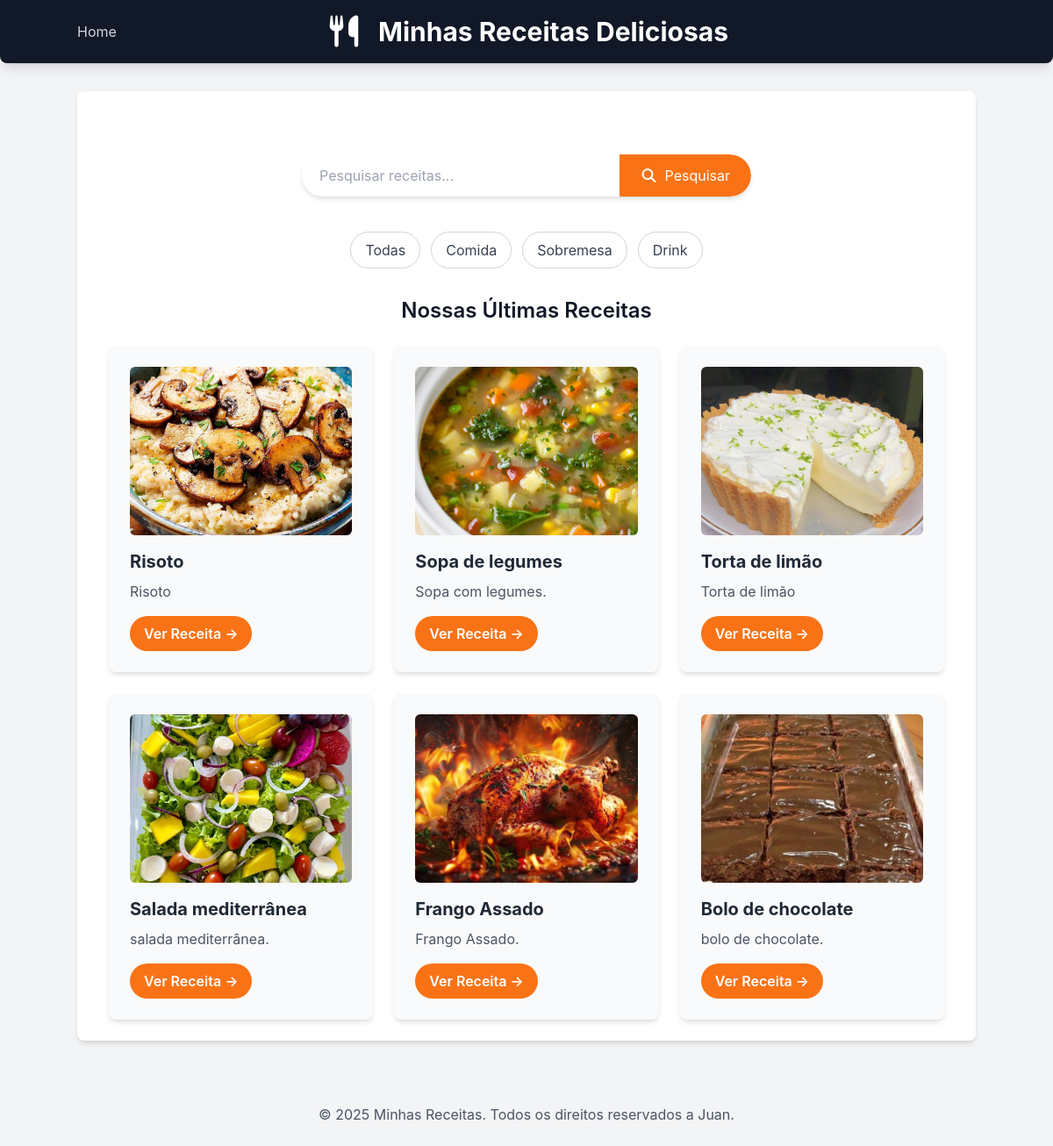
The page /receitas/ on the database as committed earlier.
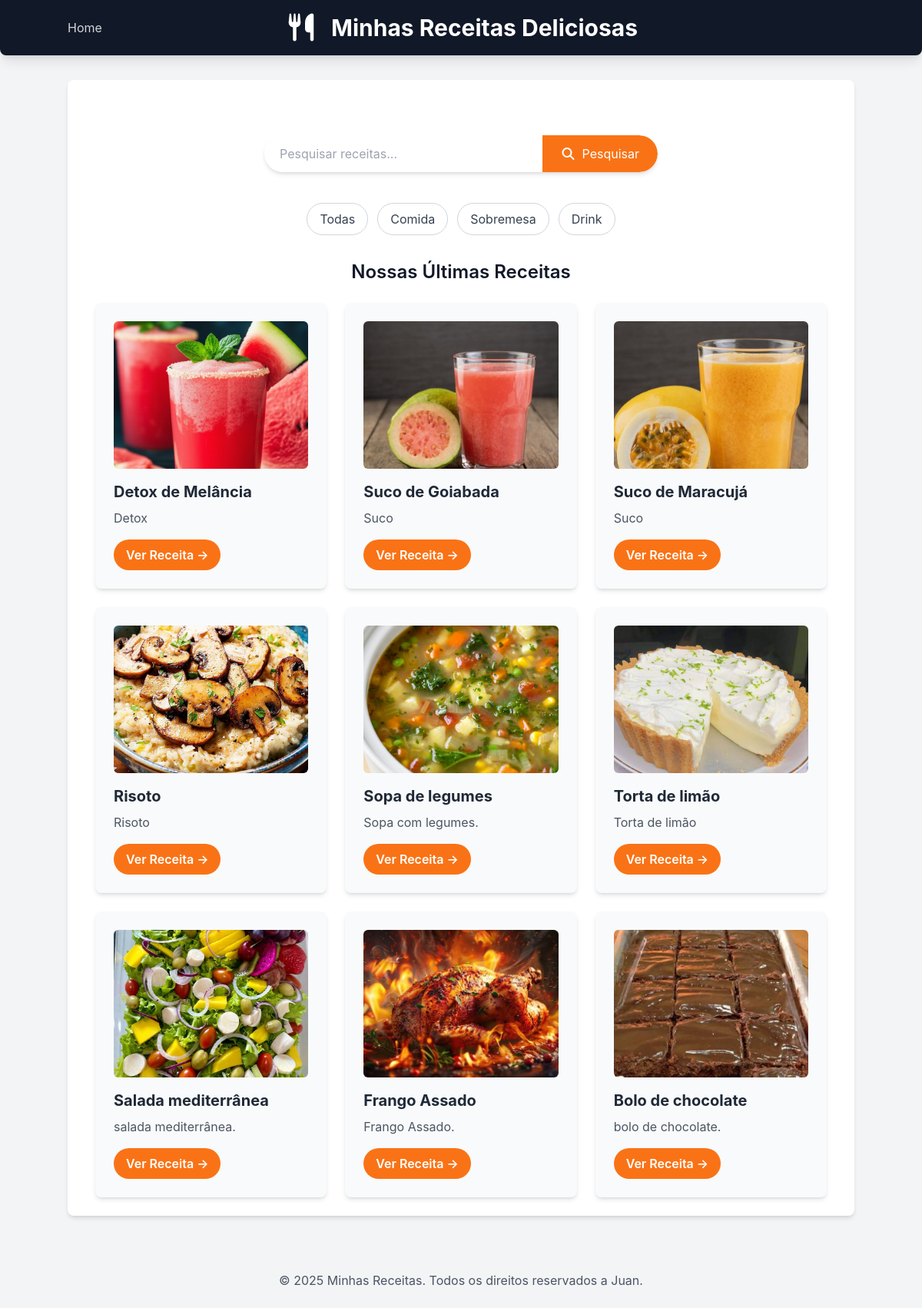
The same page on the database as committed later.
### receitas/models.py (models this page shows, shortened)
class Receita(models.Model):
    CATEGORIAS = [
        ('comida', 'Comida'),
        ('sobremesa', 'Sobremesa'),
        ('drink', 'Drink'),
    ]
    title = models.CharField("Título", max_length=200)
    description = models.TextField("Descrição")
    ingredients = models.TextField("Ingredientes")
    instructions = models.TextField("Modo de preparo")
    image = models.ImageField(
        "Imagem",
        upload_to='receitas/images',
        blank=True,
        null=True
    )
    categoria = models.CharField(
        "Categoria",
        max_length=20,
        choices=CATEGORIAS,
        default='comida'
    )
    created_at = models.DateTimeField(auto_now_add=True)
    updated_at = models.DateTimeField(auto_now=True)
    class Meta:
        verbose_name = "Receita"
        verbose_name_plural = "Receitas"
        ordering = ['-created_at']

### receitas/views.py (the view)
# urls.py: 2. Add a URL to urlpatterns:  path('', views.home, name='home')
def home(request):
    categoria_slug = request.GET.get('categoria')
    categorias_choices = [choice[0] for choice in Receita.CATEGORIAS]
    if categoria_slug:
        receitas = Receita.objects.filter(categoria=categoria_slug)
        categorias_selecionada = categoria_slug
    else:
        receitas = Receita.objects.all()
        categorias_selecionada = None
    return render(request, 'receitas/home.html', {
        'receitas': receitas,
        'categorias': categorias_choices,
        'categoria_selecionada': categorias_selecionada,
    })

### receitas/templates/receitas/home.html (shortened to what this page needs)
{% extends "receitas/base.html" %}
{% block content %}
<section class="container mx-auto mt-8 p-4 flex justify-center">
    <form method="get" action="{% url 'pesquisar_receitas' %}" class="w-full max-w-lg flex bg-white rounded-full shadow-md overflow-hidden">
        <input
            type="text"
            name="q"
            placeholder="Pesquisar receitas..."
            class="flex-grow p-3 text-gray-700 focus:outline-none focus:ring-2 focus:ring-orange-500 rounded-l-full pl-5">
        <button type="submit" class="bg-orange-500 hover:bg-orange-600 text-white p-3 px-6 rounded-r-full transition duration-300 ease-in-out flex items-center justify-center">
            <i class="fas fa-search mr-2"></i> Pesquisar
        </button>
    </form>
</section>
<div class="flex justify-center gap-3 mt-6">
    <a href="{% url 'home' %}"
       class="px-4 py-2 rounded-full border border-gray-300 text-gray-700 hover:bg-orange-500 hover:text-white transition">
       Todas
    </a>
    <a href="{% url 'home' %}?categoria=comida"
       class="px-4 py-2 rounded-full border border-gray-300 text-gray-700 hover:bg-orange-500 hover:text-white transition">
       Comida
    </a>
    <a href="{% url 'home' %}?categoria=sobremesa"
       class="px-4 py-2 rounded-full border border-gray-300 text-gray-700 hover:bg-orange-500 hover:text-white transition">
       Sobremesa
    </a>
    <a href="{% url 'home' %}?categoria=drink"
       class="px-4 py-2 rounded-full border border-gray-300 text-gray-700 hover:bg-orange-500 hover:text-white transition">
       Drink
    </a>
</div>
<h2 class="text-2xl font-semibold mb-6 text-center mt-8">Nossas Últimas Receitas</h2>
<div class="flex flex-wrap justify-center gap-6">
    {% for receita in receitas %}
        <div class="w-full sm:w-[calc(50%-1.5rem)] lg:w-[calc(33.333%-1.5rem)] bg-gray-50 p-6 rounded-lg shadow-md hover:shadow-lg transition-shadow duration-300 ease-in-out">
            {% if receita.image %}
                <img src="{{ receita.image.url }}" alt="Imagem de {{ receita.title }}" class="w-full h-48 object-cover rounded-md mb-4">
            {% endif %}
            <h3 class="text-xl font-bold mb-2 text-gray-800">{{ receita.title }}</h3>
            <p class="text-gray-600 mb-4">{{ receita.description|truncatewords:20 }}</p>
            <a href="{% url 'receita_detail' receita.id %}" class="inline-block bg-orange-500 hover:bg-orange-600 text-white font-semibold py-2 px-4 rounded-full transition-colors duration-300">
                Ver Receita &rarr;
            </a>
        </div>
    {% empty %}
        <p class="text-center text-gray-500 col-span-full">Nenhuma receita encontrada.</p>
    {% endfor %}
</div>
{% endblock %}

### receitas/templates/receitas/base.html (shortened to what this page needs)
{% load static %}
<!DOCTYPE html>
<html lang="pt-br">
<head>
    <script src="https://cdn.tailwindcss.com"></script>
    <link rel="stylesheet" href="https://cdnjs.cloudflare.com/ajax/libs/font-awesome/7.0.0/css/all.min.css" />
</head>
<body class="bg-gray-100 text-gray-900">
    <header class="bg-gray-900 text-white p-6 shadow-lg rounded-b-lg">
        <div class="container mx-auto relative flex items-center justify-between">
            <div class="absolute inset-0 flex items-center justify-center">
                <div class="flex items-center">
                    <div class="text-4xl mr-4">
                        <i class="fas fa-utensils"></i>
                    </div>
                    <h1 class="text-3xl font-bold">Minhas Receitas Deliciosas</h1>
                </div>
            </div>
           <nav class="relative z-10 flex space-x-4">
    <a href="{% url 'home' %}" class="text-gray-300 hover:text-white">Home</a>
</nav>
        </div>
    </header>
    <main class="container mx-auto p-6 mt-8 bg-white rounded-lg shadow-md">
        {% block content %}{% endblock %}
    </main>
    <footer class="mt-12 p-6 text-center text-gray-600">
        <p>&copy; 2025 Minhas Receitas. Todos os direitos reservados a Juan.</p>
    </footer>
</body>
</html>

### receitas/templates/receitas/base.html (style rules this page uses)
body { font-family: 'Inter', sans-serif; }

Rows that differ between the two databases and show on the page:
added Receita: image (picture), title "Detox de Melância", description "Detox"
added Receita: image (picture), title "Suco de Goiabada", description "Suco"
added Receita: image (picture), title "Suco de Maracujá", description "Suco"
